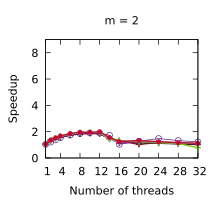

Generate this figure with gnuplot:
set title "m = 2"
set terminal pdf size 2.2,2.0
set output "./results/LUD_n___256,_m___2.pdf"
set key off
set xrange [1:32]
set xtics (1, 4, 8, 12, 16, 20, 24, 28, 32)
set xlabel "Number of threads"
set yrange [0:9]
set ytics (0, 2, 4, 6, 8)
set ylabel "Speedup"
plot './results/LUD_n___256,_m___2.dat' using 1:2 title "Work stealing" pointsize 0.7 lw 1 pt 6 linecolor rgb "#5B2182" with linespoints, \
  './results/LUD_n___256,_m___2.dat' using 1:3 title "Multi-atomics 64 1 1" pointsize 0.7 lw 2 pt 1 linecolor rgb "#80141E" with linespoints, \
  './results/LUD_n___256,_m___2.dat' using 1:4 title "Multi-atomics 64 10 1" pointsize 0.7 lw 2 pt 1 linecolor rgb "#80C81E" with linespoints, \
  './results/LUD_n___256,_m___2.dat' using 1:5 title "Multi-atomics 64 1 4" pointsize 0.7 lw 2 pt 1 linecolor rgb "#801478" with linespoints, \
  './results/LUD_n___256,_m___2.dat' using 1:6 title "WorkAssisting 1" pointsize 0.4 lw 2 pt 7 linecolor rgb "#320A35" with linespoints, \
  './results/LUD_n___256,_m___2.dat' using 1:7 title "WorkAssisting 4" pointsize 0.4 lw 2 pt 7 linecolor rgb "#C80A35" with linespoints
